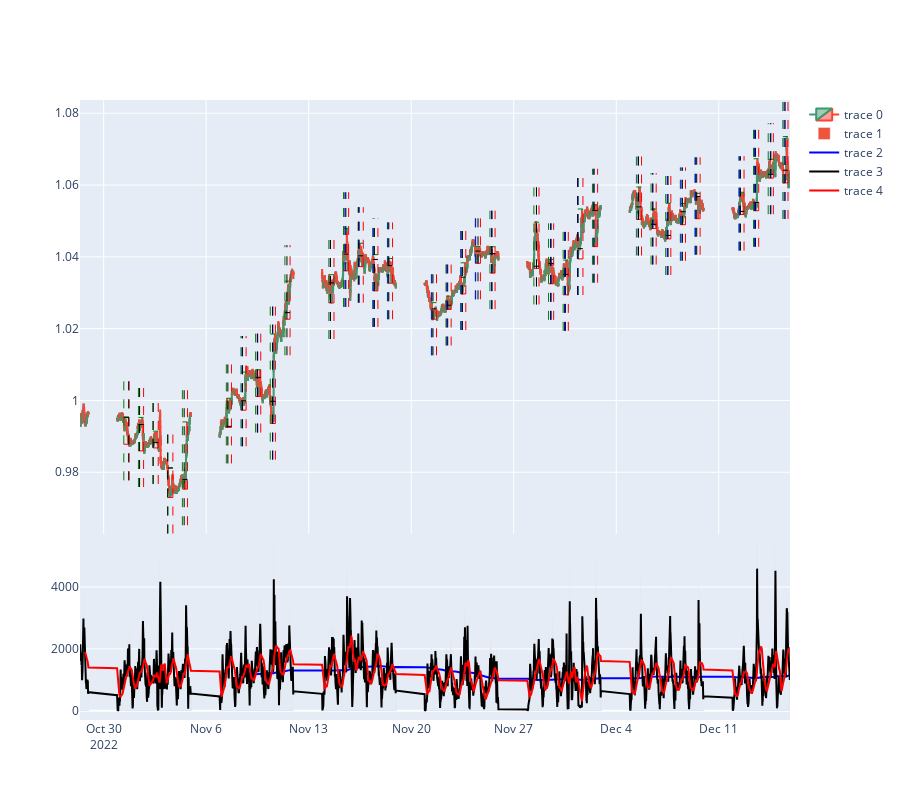

The code cell stored with this chart in its notebook:
### Markdown cell above
# Visual

### Code cell
# Crear una figura con subtramas
fig = make_subplots(rows=2, cols=1, shared_xaxes=True, vertical_spacing=0, row_heights=[0.7, 0.3])

#VELAS
# Agregar las velas a la subtrama superior
fig.add_trace(go.Candlestick(x=df.index,
                             open=df['open'],
                             high=df['high'],
                             low=df['low'],
                             close=df['close']),
              row=1, col=1)

#VOLUMEN
# Agregar el volumen a la subtrama inferior
fig.add_trace(go.Bar(x=df.index, y=df['volume']),
              row=2, col=1)

fig.add_trace(go.Scatter(x=df.index, y=df['volume_ma'], line=dict(color='blue')),
              row=2, col=1)
fig.add_trace(go.Scatter(x=df.index, y=df['volume_ma_1'], line=dict(color='black')),
              row=2, col=1)
fig.add_trace(go.Scatter(x=df.index, y=df['volume_ma_2'], line=dict(color='red')),
              row=2, col=1)



#SESIÓN LONDRES
precios_max = df[df['london'] == '1']['high']
precios_min = df[df['london'] == '1']['low']


# INICIO-FIN SESIONES
indices_inicio = df[df['inicio']=='1'].index
indices_fin = df[df['fin']=='1'].index
if len(indices_fin) > len(indices_inicio):
    indices_fin = indices_fin[1:]

# Calcular el rango de precios para ajustar el tamaño de las líneas verticales
rango_precios = max(precios_max) - min(precios_min)
# Agregar líneas verticales para marcar el inicio y el final de la sesión de Londres
for inicio, fin in zip(indices_inicio, indices_fin):
    # Obtener los precios máximo y mínimo en el período de la sesión de Londres
    precio_max_periodo = max(precios_max.loc[inicio:fin])
    precio_min_periodo = min(precios_min.loc[inicio:fin])

    # Ajustar las coordenadas y0 y y1 de las líneas verticales según el rango de precios
    y0 = precio_min_periodo - 0.1 * rango_precios
    y1 = precio_max_periodo + 0.1 * rango_precios

    #APERTURA
    fig.add_shape(
        type='line',
        x0=inicio,
        y0=y0,
        x1=inicio,
        y1=y1,
        line=dict(color='green', width=1, dash='dash'),
    )
    #CIERRE
    fig.add_shape(
        type='line',
        x0=fin,
        y0=y0,
        x1=fin,
        y1=y1,
        line=dict(color='red', width=1, dash='dash'),
    )
    #MÁXIMO
    fig.add_shape(
        type='line',
        x0=inicio,
        y0=precio_max_periodo,
        x1=fin,
        y1=precio_max_periodo,
        line=dict(color='green', width=1, dash='dash'),
    )
    #MÍNIMO
    fig.add_shape(
        type='line',
        x0=inicio,
        y0=precio_min_periodo,
        x1=fin,
        y1=precio_min_periodo,
        line=dict(color='red', width=1, dash='dash'),
    )
    #PRECIO APERTURA
    precio_apertura = df.loc[inicio, 'open']
    y = precio_apertura
    fig.add_shape(
        type='line',
        x0=inicio,
        y0=y,
        x1=fin,
        y1=y,
        line=dict(color='black', width=1, dash='dash'),
    )
    #TRIGGER
    indices_sesion = df[(df.index >= inicio) & (df.index <= fin)].index
    primer_indice = indices_sesion[df.loc[indices_sesion, 'volume'] < df.loc[indices_sesion, 'volume_ma']].min()
    if pd.notnull(primer_indice):
        fig.add_shape(
            type='line',
            x0=primer_indice,
            y0=y0,
            x1=primer_indice,
            y1=y1,
            line=dict(color='blue', width=1, dash='dash'),
        )
    #TRIGGER
    indices_sesion = df[(df.index >= inicio) & (df.index <= fin)].index
    primer_indice = indices_sesion[df.loc[indices_sesion, 'volume_ma_1'] < df.loc[indices_sesion, 'volume_ma_2']].min()
    if pd.notnull(primer_indice):
        fig.add_shape(
            type='line',
            x0=primer_indice,
            y0=y0,
            x1=primer_indice,
            y1=y1,
            line=dict(color='black', width=1, dash='dash'),
        )
   
   

    

    
# Habilitar el modo interactivo y las herramientas de zoom para ambas subtramas
fig.update_layout(dragmode='zoom',
                  xaxis_rangeslider_visible=False,
                  height=800)
fig.show()
